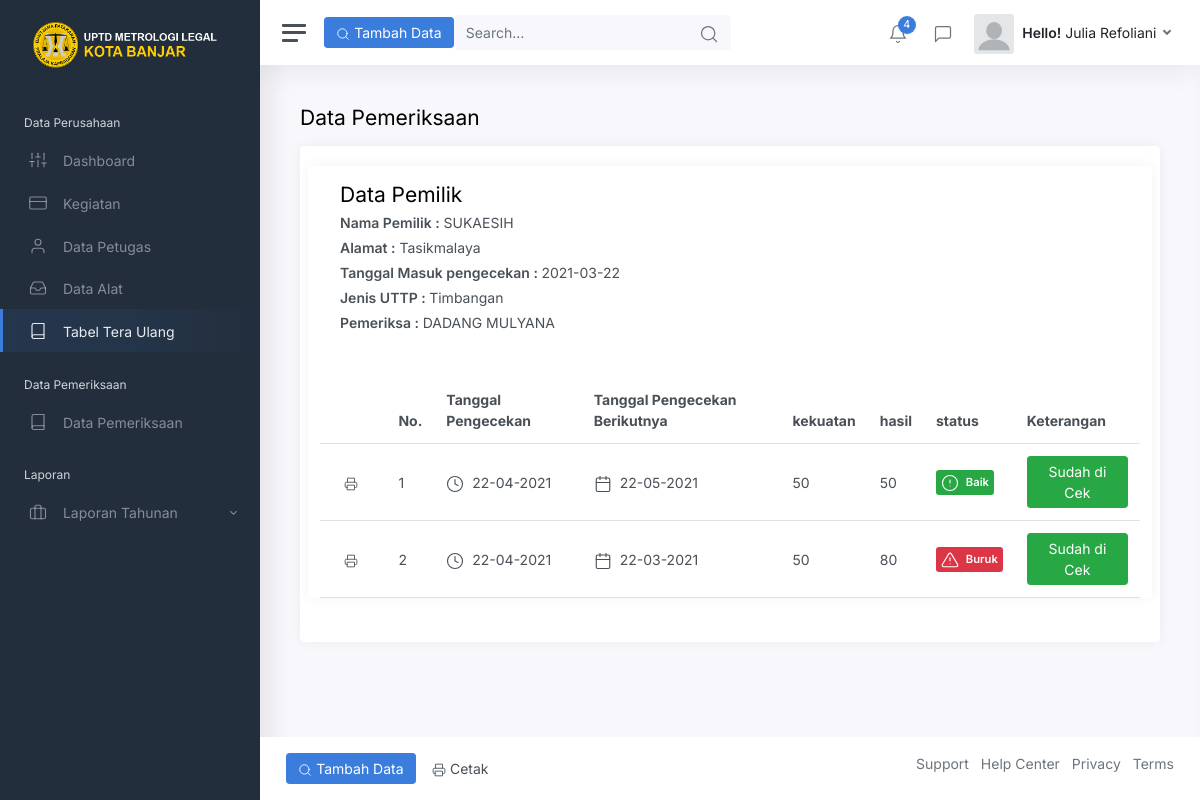
Page /view/pemeriksaan.php?id=72&tanggal=2021-03-22&alat=Timbangan&nm_petugas=DADANG MULYANA on the committed database.
### tables this page shows
CREATE TABLE `tbl_pengecekan` (
  `no` int(20) NOT NULL,
  `tanggal` varchar(20) NOT NULL,
  `nm_petugas` varchar(20) NOT NULL,
  `nm_pemilik` varchar(20) NOT NULL,
  `alamat` text NOT NULL,
  `jenisuttp` varchar(20) NOT NULL,
  `standar_kekuatan` varchar(20) NOT NULL,
  `noseri` int(20) NOT NULL,
  `hasil_pengecekan` int(20) NOT NULL,
  `kualitas` varchar(10) NOT NULL
);

CREATE TABLE `tbl_pemeriksaan` (
  `no` int(30) NOT NULL,
  `kode_pemilik` int(30) NOT NULL,
  `tgl_pengecekan_awal` varchar(20) NOT NULL,
  `tgl_pengecekan_akhir` varchar(20) NOT NULL,
  `nama_pemilik` varchar(10) NOT NULL,
  `nm_pemeriksa` varchar(30) NOT NULL,
  `kekuatan` int(20) NOT NULL,
  `hasil` int(20) NOT NULL
);

### view/Pemeriksaan.php (the view, shortened to what this page needs)
<!DOCTYPE html>
<html lang="en">
<head>
	<link href="../css/style.css" rel="stylesheet">
	<link href="../css/app.css" rel="stylesheet">
</head>
<body>
	<div class="wrapper">
		<nav id="sidebar" class="sidebar">
		<?php
		include '../asset/sidebar_menu.php';
		?>
		</nav>
		<div class="main">
			<nav class="navbar navbar-expand navbar-light navbar-bg">
				<a class="sidebar-toggle d-flex">
          <i class="hamburger align-self-center"></i>
        </a>
        		<a href="#popup"><button type="submit" class="btn btn-primary"><i class='align-middle me-1' data-feather='search'></i>Tambah Data</button></a>
				<form class="d-none d-sm-inline-block">
					<div class="input-group input-group-navbar">
						<input type="text" class="form-control" placeholder="Search…" aria-label="Search"  id="myInput" onkeyup="myFunction()">
						<button class="btn" type="button">
              <i class="align-middle" data-feather="search"></i>
            </button>
					</div>
				</form>
				<div class="navbar-collapse collapse">
					<ul class="navbar-nav navbar-align">
						<li class="nav-item dropdown">
							<a class="nav-icon dropdown-toggle" href="#" id="alertsDropdown" data-bs-toggle="dropdown">
								<div class="position-relative">
									<i class="align-middle" data-feather="bell"></i>
									<span class="indicator">4</span>
								</div>
							</a>
						</li>
						<li class="nav-item dropdown">
							<a class="nav-icon dropdown-toggle" href="#" id="messagesDropdown" data-bs-toggle="dropdown">
								<div class="position-relative">
									<i class="align-middle" data-feather="message-square"></i>
								</div>
							</a>
						</li>
						<?php
						include '../asset/top-menu.php'
						?>
						</li>
					</ul>
				</div>
			</nav>
			<main class="content">
				<div class="container-fluid p-0">
					<h1 class="h3 mb-3">Data Pemeriksaan</h1>
					<div class="row">
						<div class="col-12">
							<div class="card">
								<div class="card-body">
								<div class="row">
							<div class="card flex-fill">
								<div class="card-header">
									<?php
							include '../asset/koneksi.php';
	$id = $_GET['id'];
	$tanggal2 = $_GET['tanggal'];
	$alat = $_GET['alat'];
	$nm_petugas=$_GET['nm_petugas'];
      $query = "SELECT * FROM tbl_pengecekan where no='$id'";
      $result = mysqli_query($link, $query);
      while($data1 = mysqli_fetch_assoc($result))
      {
		$n = $data1['alamat'];
        $a = $data1['nm_pemilik'];
		  ?>
		  		<h3> Data Pemilik </h3>
				<h5 class="card-title mb-2"><strong>Nama Pemilik :</strong> <?php echo"$a"; ?></h5>
				<h5 class="card-title mb-2"><strong>Alamat :</strong> <?php echo"$n"; ?></h5>
				<h5 class="card-title mb-2"><strong>Tanggal Masuk pengecekan : </strong> <?php echo"$tanggal2"; ?></h5>
				<h5 class="card-title mb-2"><strong>Jenis UTTP : </strong> <?php echo"$alat"; ?></h5>
				<h5 class="card-title mb-2"><strong>Pemeriksa : </strong> <?php echo"$nm_petugas"; ?></h5><br>
				</div>
									<?php
									$aa=date('d-m-Y');
									$tanggal=date('d-m-Y',strtotime('+1 month',strtotime($aa)));
									?>
	  <?php
	  }
	  ?>
	  <div style="overflow-x:auto;">
								<table class="table table-hover my-0" id="myTable">
									<thead>
										<tr>
	  										<th></th>
											<th>No.</th>
											<th>Tanggal Pengecekan</th>
											<th>Tanggal Pengecekan Berikutnya</th>
											<th>kekuatan</th>
											<th>hasil</th>
											<th>status</th>
											<th>Keterangan</th>
										</tr>
									</thead>
									<tbody>
					<?php
					include '../asset/koneksi.php';
		$id = $_GET['id'];
      $query = "SELECT * FROM tbl_pemeriksaan where kode_pemilik='$id'";
      $result = mysqli_query($link, $query);
      $no = 1;
      while($data = mysqli_fetch_assoc($result))
      {
        echo "<tr>";
		echo'<td><a href="../laporan/laporan3.php?no='.$data['no'].'&kode_pemilik='.$data['kode_pemilik'].'"<button type="submit" class="btn btn-default"><i class="align-middle me-1" data-feather="printer"></i></button></a></td>';
        echo "<td>$no</td>";
         echo "<td><i class='align-middle me-1' data-feather='clock'></i> $data[tgl_pengecekan_awal]</td>";
        echo "<td> <i class='align-middle me-1' data-feather='calendar'></i> $data[tgl_pengecekan_akhir]</td>";
     	echo"<td>$data[kekuatan]</td>";
		 echo"<td>$data[hasil]</td>";
		 $standar=50;
		 if ($data['hasil'] == $standar){
			 echo "<td><span class='badge bg-success'><i class='align-middle me-1' data-feather='alert-circle'></i> Baik </span></td>";
		 }else{
			 echo "<td><span class='badge bg-danger'><i class='align-middle me-1' data-feather='alert-triangle'></i> Buruk</span></td>";
		 }
		$tgl_now=date("d-m-Y");
		$tgl_exp=$data['tgl_pengecekan_akhir'];
		if ($tgl_now >$tgl_exp ){
			$id = $_GET['id'];
         	echo'<td><a href="../asset/exp.php?id='.$id.'"; class="btn btn-danger"> Belum di Cek</a> <span></span><a href="../asset/exp.php?id='.$id.'&no_pemeriksaan='.$data['no'].'&nm_alat='.$alat.'&tgl='.$tanggal.'" class="btn btn-warning">Cek</a></td>';
		}else{
			echo "<td> <a class='btn btn-success' href='#'><input hidden type='text' name='status' value='Sudah di Cek'>Sudah di Cek </a></td>";
		}
        echo "</tr>";
        $no++;
      }
      ?>
									</tbody>
								</table>
							</div>
						</div>
								</div>
							</div>
						</div>
					</div>
				</div>
			</main>
			<footer class="footer">
				<div class="container-fluid">
					<div class="row text-muted">
						<div class="col-6 text-start">
							<p class="mb-0">
								<a href="#popup"><button type="submit" class="btn btn-primary"><i class='align-middle me-1' data-feather='search'></i>Tambah Data</button></a>
								<?php
								$id = $_GET['id'];
								?>
								<a href="../laporan/laporan.php?id=<?php echo"$id";?>"><button type="submit" class="btn btn-default"><i class='align-middle me-1' data-feather='printer'></i>Cetak</button></a>
							</p>
						</div>
						<div class="col-6 text-end">
							<ul class="list-inline">
								<li class="list-inline-item">
									<a class="text-muted" href="#">Support</a>
								</li>
								<li class="list-inline-item">
									<a class="text-muted" href="#">Help Center</a>
								</li>
								<li class="list-inline-item">
									<a class="text-muted" href="#">Privacy</a>
								</li>
								<li class="list-inline-item">
									<a class="text-muted" href="#">Terms</a>
								</li>
							</ul>
						</div>
					</div>
				</div>
			</footer>
		</div>
	</div>
</body>
</html>

### rows in the picture
tbl_pengecekan: nm_pemilik "SUKAESIH", alamat "Tasikmalaya"
tbl_pemeriksaan: tgl_pengecekan_awal "22-04-2021", tgl_pengecekan_akhir "22-05-2021", kekuatan "50", hasil "50", shows "Baik", shows "Sudah di Cek"
tbl_pemeriksaan: tgl_pengecekan_awal "22-04-2021", tgl_pengecekan_akhir "22-03-2021", kekuatan "50", hasil "80", shows "Buruk", shows "Sudah di Cek"
